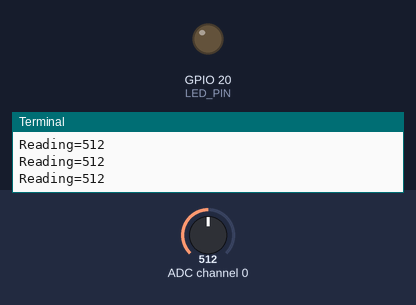
Simulated run of this program. Board: Raspberry Pi (BCM pin numbers). Shown: output pins drawn as LEDs (lit = HIGH), the last lines printed to the terminal. The test bench sets the inputs (shaded band); at power-on: ADC channel 0 = 512 (analog values on the 0–1023 scale).

Above: at 1.2 s.
1.3 s: ADC channel 0 set to 54
3.2 s: ADC channel 0 set to 46
At 4.4 s:
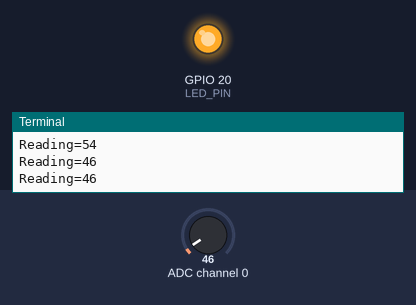
5.5 s: ADC channel 0 set to 122
At 7.1 s:
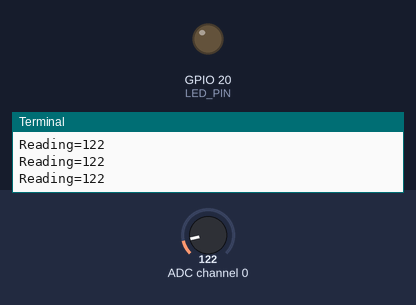
7.5 s: ADC channel 0 set to 40
At 8.7 s:
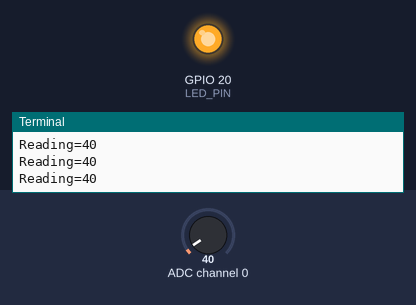
Timing chart, 0 to 10.5 s (numbered marks = the images above; inputs shaded):
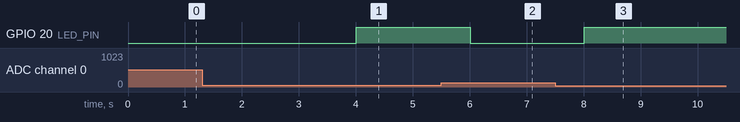

Measured:
- the behaviour switches between 51 and 50 on ADC channel 0 (found by bisection; images 0 and 1)
- after the input at 3.2 s, GPIO 20 (LED_PIN): LOW → HIGH after 0.80 s
- after the input at 5.5 s, GPIO 20 (LED_PIN): HIGH → LOW after 0.51 s
- after the input at 7.5 s, GPIO 20 (LED_PIN): LOW → HIGH after 0.51 s

The program:

LDR.py
```python
import spidev
import time
import RPi.GPIO as GPIO

LED_PIN = 20
GPIO.setmode(GPIO.BCM)
GPIO.setup(LED_PIN, GPIO.OUT)

spi = spidev.SpiDev()

spi.open(0,0) # bus: 0, dev: 0

spi.max_speed_hz = 100000

# analog -> digital
def analog_read(channel):
  # [byte_1, byte_2, byte_3]
  # byte_1 : 1
  # byte_2 : channel(0) + 8 : 0000 1000 -> 1000 0000
  # byte_3 : 0
  ret = spi.xfer2([1, (8 + channel) << 4, 0])
  adc_out = ((ret[1] & 3) << 8) + ret[2]
  return adc_out


try:
    while True:
            reading = analog_read(0)
            print("Reading=%d" % reading)
            time.sleep(0.5)
            if(reading<=50.0):
              GPIO.output(LED_PIN, GPIO.HIGH)
            else:
              GPIO.output(LED_PIN, GPIO.LOW)

finally:
    spi.close()
    GPIO.cleanup()
```
